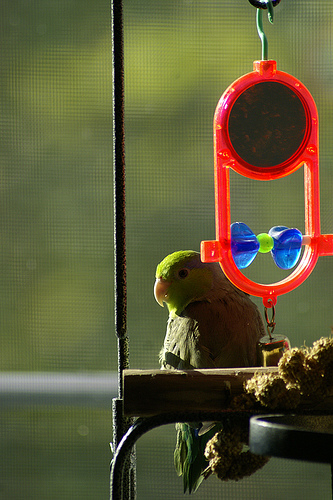
#> input picture caffe2/python/ssd_test/2009_000898.jpg, 333 x 500 px
$ jupyter execute --allow-errors ssd_inference.ipynb   (shell and % lines are left out)   (Python 2 division)   (older library calls are emulated)
#> lines starting #> are read from the running program, lines starting #| are printed output that depends on the picture
[cell 1]
import numpy as np
import skimage.io
from scipy.ndimage import zoom
from skimage.transform import resize
import matplotlib.pyplot as plt
plt.rcParams['figure.figsize'] = (10, 10)
plt.rcParams['image.interpolation'] = 'nearest'
plt.rcParams['image.cmap'] = 'gray'

[cell 2]
## Pre-processing, copy from caffe.io

class Transformer:
    """
    Transform input for feeding into a Net.

    Note: this is mostly for illustrative purposes and it is likely better
    to define your own input preprocessing routine for your needs.

    Parameters
    ----------
    net : a Net for which the input should be prepared
    """
    def __init__(self, inputs):
        self.inputs = inputs
        self.transpose = {}
        self.channel_swap = {}
        self.raw_scale = {}
        self.mean = {}
        self.input_scale = {}

    def __check_input(self, in_):
        if in_ not in self.inputs:
            raise Exception('{} is not one of the net inputs: {}'.format(
                in_, self.inputs))

    def preprocess(self, in_, data):
        """
        Format input for Caffe:
        - convert to single
        - resize to input dimensions (preserving number of channels)
        - transpose dimensions to K x H x W
        - reorder channels (for instance color to BGR)
        - scale raw input (e.g. from [0, 1] to [0, 255] for ImageNet models)
        - subtract mean
        - scale feature

        Parameters
        ----------
        in_ : name of input blob to preprocess for
        data : (H' x W' x K) ndarray

        Returns
        -------
        caffe_in : (K x H x W) ndarray for input to a Net
        """
        self.__check_input(in_)
        caffe_in = data.astype(np.float32, copy=False)
        transpose = self.transpose.get(in_)
        channel_swap = self.channel_swap.get(in_)
        raw_scale = self.raw_scale.get(in_)
        mean = self.mean.get(in_)
        input_scale = self.input_scale.get(in_)
        in_dims = self.inputs[in_][2:]
        if caffe_in.shape[:2] != in_dims:
            caffe_in = resize_image(caffe_in, in_dims)
        if transpose is not None:
            caffe_in = caffe_in.transpose(transpose)
        if channel_swap is not None:
            caffe_in = caffe_in[channel_swap, :, :]
        if raw_scale is not None:
            caffe_in *= raw_scale
        if mean is not None:
            caffe_in -= mean
        if input_scale is not None:
            caffe_in *= input_scale
        return caffe_in

    # [22 lines left out: function deprocess, not called in this run]

    def set_transpose(self, in_, order):
        """
        Set the input channel order for e.g. RGB to BGR conversion
        as needed for the reference ImageNet model.

        Parameters
        ----------
        in_ : which input to assign this channel order
        order : the order to transpose the dimensions
        """
        self.__check_input(in_)
        if len(order) != len(self.inputs[in_]) - 1:
            raise Exception('Transpose order needs to have the same number of '
                            'dimensions as the input.')
        self.transpose[in_] = order

    def set_channel_swap(self, in_, order):
        """
        Set the input channel order for e.g. RGB to BGR conversion
        as needed for the reference ImageNet model.
        N.B. this assumes the channels are the first dimension AFTER transpose.

        Parameters
        ----------
        in_ : which input to assign this channel order
        order : the order to take the channels.
            (2,1,0) maps RGB to BGR for example.
        """
        self.__check_input(in_)
        if len(order) != self.inputs[in_][1]:
            raise Exception('Channel swap needs to have the same number of '
                            'dimensions as the input channels.')
        self.channel_swap[in_] = order

    def set_raw_scale(self, in_, scale):
        """
        Set the scale of raw features s.t. the input blob = input * scale.
        While Python represents images in [0, 1], certain Caffe models
        like CaffeNet and AlexNet represent images in [0, 255] so the raw_scale
        of these models must be 255.

        Parameters
        ----------
        in_ : which input to assign this scale factor
        scale : scale coefficient
        """
        self.__check_input(in_)
        self.raw_scale[in_] = scale

    def set_mean(self, in_, mean):
        """
        Set the mean to subtract for centering the data.

        Parameters
        ----------
        in_ : which input to assign this mean.
        mean : mean ndarray (input dimensional or broadcastable)
        """
        self.__check_input(in_)
        ms = mean.shape
        if mean.ndim == 1:
            # broadcast channels
            if ms[0] != self.inputs[in_][1]:
                raise ValueError('Mean channels incompatible with input.')
            mean = mean[:, np.newaxis, np.newaxis]
        else:
            # elementwise mean
            if len(ms) == 2:
                ms = (1,) + ms
            if len(ms) != 3:
                raise ValueError('Mean shape invalid')
            if ms != self.inputs[in_][1:]:
                raise ValueError('Mean shape incompatible with input shape.')
        self.mean[in_] = mean

    # [13 lines left out: function set_input_scale, not called in this run]

def resize_image(im, new_dims, interp_order=1):
    """
    Resize an image array with interpolation.

    Parameters
    ----------
    im : (H x W x K) ndarray
    new_dims : (height, width) tuple of new dimensions.
    interp_order : interpolation order, default is linear.

    Returns
    -------
    im : resized ndarray with shape (new_dims[0], new_dims[1], K)
    """
    if im.shape[-1] == 1 or im.shape[-1] == 3:
        im_min, im_max = im.min(), im.max()
        if im_max > im_min:
            # skimage is fast but only understands {1,3} channel images
            # in [0, 1].
            im_std = (im - im_min) / (im_max - im_min)
            resized_std = resize(im_std, new_dims, order=interp_order)
            resized_im = resized_std * (im_max - im_min) + im_min
        else:
            # the image is a constant -- avoid divide by 0
            ret = np.empty((new_dims[0], new_dims[1], im.shape[-1]),
                           dtype=np.float32)
            ret.fill(im_min)
            return ret
    else:
        # ndimage interpolates anything but more slowly.
        scale = tuple(np.array(new_dims, dtype=float) / np.array(im.shape[:2]))
        resized_im = zoom(im, scale + (1,), order=interp_order)
    return resized_im.astype(np.float32)

## Image IO

def load_image(filename, color=True):
    """
    Load an image converting from grayscale or alpha as needed.

    Parameters
    ----------
    filename : string
    color : boolean
        flag for color format. True (default) loads as RGB while False
        loads as intensity (if image is already grayscale).

    Returns
    -------
    image : an image with type np.float32 in range [0, 1]
        of size (H x W x 3) in RGB or
        of size (H x W x 1) in grayscale.
    """
#> called with filename = './2009_000898.jpg', color = True
    img = skimage.img_as_float(skimage.io.imread(filename, as_grey=not color)).astype(np.float32)
    if img.ndim == 2:
        img = img[:, :, np.newaxis]
        if color:
            img = np.tile(img, (1, 1, 3))
    elif img.shape[2] == 4:
        img = img[:, :, :3]
    return img

[cell 3]
transformer = Transformer({'data': (1, 3, 300, 300)})
transformer.set_transpose('data', (2, 0, 1))
transformer.set_mean('data', np.array([104,117,123])) # mean pixel
transformer.set_raw_scale('data', 255)
transformer.set_channel_swap('data', (2,1,0))
image_resize = 300

#image = load_image('./cat.jpg')
image = load_image('./2009_000898.jpg')

transformed_image = transformer.preprocess('data', image)
#> in resize_image, `im_min, im_max = im.min(), im.max()`: im_min = 0; im_max = 1
#> in resize_image, `resized_std = resize(im_std, new_dims, order=interp_order)`:
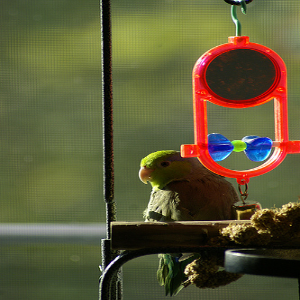
#> resized_std: shape (300, 300, 3) float32; mean R, G, B 0.37, 0.354, 0.221
